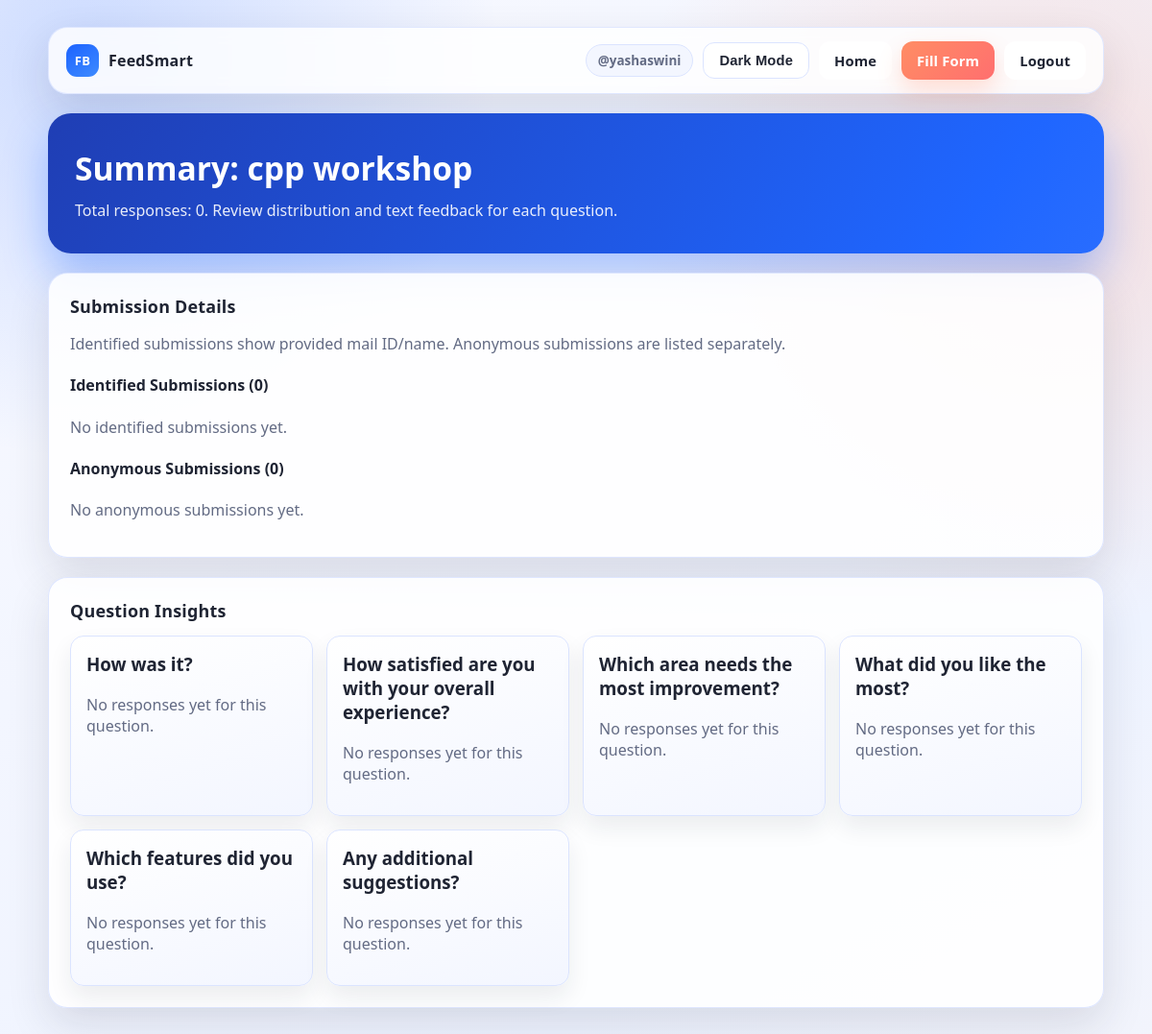
The page /summary/3 (signed in) on the database its author committed.
### models.py (models this page shows)
class Form(db.Model):
    id = db.Column(db.Integer, primary_key=True)
    title = db.Column(db.String(200), nullable=False)
    user_id = db.Column(db.Integer, db.ForeignKey('user.id'))
    closing_at = db.Column(DateTime, nullable=True)

class Question(db.Model):
    id = db.Column(db.Integer, primary_key=True)
    form_id = db.Column(db.Integer, db.ForeignKey('form.id'))
    text = db.Column(db.String(300))
    qtype = db.Column(db.String(50))
    options = db.Column(db.String(500))

### app.py (the view, shortened to what this page needs)
@app.route('/summary/<int:form_id>')
@login_required
def summary(form_id):
    form = Form.query.filter_by(id=form_id, user_id=session['user_id']).first_or_404()
    questions = Question.query.filter_by(form_id=form_id).all()
    responses = Response.query.filter_by(form_id=form_id, user_id=session['user_id']).order_by(Response.id.asc()).all()
    response_ids = [r.id for r in responses]
    answers = Answer.query.filter(Answer.response_id.in_(response_ids)).all() if response_ids else []
    stats = {}
    for q in questions:
        values = [a.value for a in answers if a.question_id == q.id and a.value]
        if q.qtype in ('rating', 'mcq', 'checkbox'):
            if q.qtype == 'checkbox':
                expanded = []
                for val in values:
                    expanded.extend([v.strip() for v in val.split(',') if v.strip()])
                values = expanded
            stats[q.id] = {
                'mode': 'counts',
                'counts': dict(Counter(values)),
                'total': len(values),
            }
        else:
            stats[q.id] = {
                'mode': 'text',
                'entries': values,
                'total': len(values),
            }
    answer_map = {(a.response_id, a.question_id): a.value for a in answers}
    identified_submissions = []
    anonymous_submissions = []
    return render_template(
        'summary.html',
        form=form,
        questions=questions,
        stats=stats,
        total_responses=len(response_ids),
        identified_submissions=identified_submissions,
        anonymous_submissions=anonymous_submissions,
    )

### app.py (called while the page is built)
def login_required(view):
    @wraps(view)
    def wrapped_view(*args, **kwargs):
        if 'user_id' not in session:
            return redirect(url_for('login'))
        return view(*args, **kwargs)
    return wrapped_view

@app.context_processor
def inject_user():
    return {'current_username': session.get('username')}

### templates/summary.html (shortened to what this page needs)
<!DOCTYPE html>
<html>
<head>
    <link rel="stylesheet" href="/static/style.css">
</head>
<body>
    <main class="page">
        <header class="topbar reveal">
            <a class="brand" href="/home">
                <span class="brand-badge">FB</span>
                <span>FeedSmart</span>
            </a>
            <nav class="nav-links">
                <span class="user-pill">@{{ current_username }}</span>
                <button type="button" class="btn btn-secondary theme-toggle" onclick="toggleTheme()">Theme</button>
                <a href="/home" class="btn-link btn btn-secondary">Home</a>
                <a href="/form/{{ form.id }}" class="btn-link btn btn-accent">Fill Form</a>
                <a href="/logout" class="btn-link btn btn-secondary">Logout</a>
            </nav>
        </header>
        <section class="hero reveal delay-1">
            <h2>Summary: {{ form.title }}</h2>
            <p>Total responses: {{ total_responses }}. Review distribution and text feedback for each question.</p>
        </section>
        <section class="section reveal delay-2">
            <h3 class="section-title">Submission Details</h3>
            <p class="hint">Identified submissions show provided mail ID/name. Anonymous submissions are listed separately.</p>
            <h4>Identified Submissions ({{ identified_submissions|length }})</h4>
            {% if identified_submissions %}
                <div class="table-wrap">
                    <table class="summary-table">
                        <thead>
                            <tr>
                                <th>#</th>
                                <th>Mail ID / Name</th>
                                {% for q in questions %}
                                    <th>{{ loop.index }}. {{ q.text }}</th>
                                {% endfor %}
                            </tr>
                        </thead>
                        <tbody>
                            {% for row in identified_submissions %}
                                <tr>
                                    <td>{{ loop.index }}</td>
                                    <td>{{ row.submitted_by }}</td>
                                    {% for answer in row.answers %}
                                        <td>{{ answer or '-' }}</td>
                                    {% endfor %}
                                </tr>
                            {% endfor %}
                        </tbody>
                    </table>
                </div>
            {% else %}
                <p class="hint">No identified submissions yet.</p>
            {% endif %}
            <h4>Anonymous Submissions ({{ anonymous_submissions|length }})</h4>
            {% if anonymous_submissions %}
                <div class="table-wrap">
                    <table class="summary-table">
                        <thead>
                            <tr>
                                <th>#</th>
                                <th>Submitted By</th>
                                {% for q in questions %}
                                    <th>{{ loop.index }}. {{ q.text }}</th>
                                {% endfor %}
                            </tr>
                        </thead>
                        <tbody>
                            {% for row in anonymous_submissions %}
                                <tr>
                                    <td>{{ loop.index }}</td>
                                    <td>Anonymous</td>
                                    {% for answer in row.answers %}
                                        <td>{{ answer or '-' }}</td>
                                    {% endfor %}
                                </tr>
                            {% endfor %}
                        </tbody>
                    </table>
                </div>
            {% else %}
                <p class="hint">No anonymous submissions yet.</p>
            {% endif %}
        </section>
        <section class="section reveal delay-2">
            <h3 class="section-title">Question Insights</h3>
            <div class="grid">
                {% for q in questions %}
                <article class="card reveal delay-3">
                    <h3>{{ q.text }}</h3>
                    {% if stats[q.id].total == 0 %}
                        <p class="hint">No responses yet for this question.</p>
                    {% elif stats[q.id].mode == 'counts' %}
                        <ul class="stats">
                            {% for label, count in stats[q.id].counts.items() %}
                                <li><strong>{{ label }}</strong>: {{ count }}</li>
                            {% endfor %}
                        </ul>
                    {% else %}
                        <ul class="stats">
                            {% for val in stats[q.id].entries %}
                                <li>{{ val }}</li>
                            {% endfor %}
                        </ul>
                    {% endif %}
                </article>
                {% endfor %}
            </div>
        </section>
    </main>
</body>
</html>

### static/style.css (style rules this page uses)
:root { --bg: #f7f8ff; --surface: #ffffff; --surface-soft: #f3f6ff; --text: #1f2433; --muted: #636b84; --primary: #1d63ff; --primary-2: #3e8bff; --accent: #ff7c57; --border: #dbe4ff; --shadow: 0 18px 45px rgba(31, 36, 51, 0.12); --radius-lg: 20px; --radius-md: 14px; }
* { box-sizing: border-box; }
body { margin: 0; min-height: 100vh; font-family: "Segoe UI", "Trebuchet MS", Arial, sans-serif; color: var(--text); background: radial-gradient(circle at 8% 5%, rgba(29, 99, 255, 0.2), transparent 28%), radial-gradient(circle at 92% 18%, rgba(255, 124, 87, 0.18), transparent 32%), linear-gradient(145deg, #f8f9ff 0%, #eef3ff 45%, #fff8f3 100%); background-size: 100% 100%, 100% 100%, 170% 170%; animation: bgDrift 18s ease-in-out infinite; transition: background 0.4s ease, color 0.3s ease; }
.page { width: min(1100px, 92vw); margin: 28px auto 44px; }
.topbar { display: flex; align-items: center; justify-content: space-between; gap: 14px; background: color-mix(in srgb, var(--surface) 82%, transparent); backdrop-filter: blur(8px); border: 1px solid color-mix(in srgb, var(--border) 85%, transparent); border-radius: var(--radius-lg); box-shadow: var(--shadow); padding: 14px 18px; }
.brand { display: flex; align-items: center; gap: 10px; font-weight: 800; color: var(--text); text-decoration: none; letter-spacing: 0.2px; }
.brand-badge { width: 34px; height: 34px; border-radius: 11px; background: linear-gradient(145deg, var(--primary), var(--primary-2)); color: #fff; display: grid; place-items: center; font-size: 13px; font-weight: 900; }
.nav-links { display: flex; gap: 10px; flex-wrap: wrap; align-items: center; }
.user-pill { background: var(--surface-soft); color: var(--muted); border: 1px solid var(--border); border-radius: 999px; padding: 7px 12px; font-size: 0.84rem; font-weight: 700; }
.hero { margin-top: 20px; background: linear-gradient(125deg, #1f3eb4 0%, #1f66ff 48%, #5e93ff 100%); background-size: 180% 180%; color: #fff; border-radius: 24px; padding: 34px 28px; box-shadow: 0 22px 45px rgba(29, 99, 255, 0.35); animation: gradientShift 11s ease-in-out infinite; }
.hero h1, .hero h2 { margin: 0; font-size: clamp(1.7rem, 2.8vw, 2.5rem); }
.hero p { margin: 10px 0 0; color: rgba(255, 255, 255, 0.9); max-width: 760px; }
.section { margin-top: 20px; background: color-mix(in srgb, var(--surface) 88%, transparent); border: 1px solid color-mix(in srgb, var(--border) 90%, transparent); border-radius: var(--radius-lg); box-shadow: var(--shadow); padding: 22px; }
.section-title { margin: 0 0 14px; font-size: 1.12rem; letter-spacing: 0.2px; }
.grid { display: grid; gap: 14px; grid-template-columns: repeat(auto-fit, minmax(250px, 1fr)); }
.card { background: linear-gradient(165deg, color-mix(in srgb, var(--surface) 95%, #ffffff) 0%, var(--surface-soft) 100%); border: 1px solid var(--border); border-radius: var(--radius-md); padding: 16px; box-shadow: 0 12px 25px rgba(31, 36, 51, 0.08); }
.card h3, .card p { margin-top: 0; }
.btn, button, a.btn-link { border: 0; border-radius: 12px; padding: 10px 16px; font-weight: 700; font-size: 0.92rem; letter-spacing: 0.15px; text-decoration: none; cursor: pointer; transition: transform 0.15s ease, box-shadow 0.2s ease, background 0.2s ease; }
.btn-secondary { color: var(--text); background: var(--surface); border: 1px solid var(--border); }
.btn-accent { color: #fff; background: linear-gradient(135deg, #ff8d64 0%, #ff6f6f 100%); box-shadow: 0 12px 24px rgba(255, 124, 87, 0.24); }
.theme-toggle { min-width: 100px; }
.hint { color: var(--muted); }
.reveal { opacity: 0; transform: translateY(18px); animation: riseIn 0.65s ease forwards; }
.delay-1 { animation-delay: 0.08s; }
.delay-2 { animation-delay: 0.16s; }
.delay-3 { animation-delay: 0.24s; }

### rows shown on the page
Form: title "cpp workshop"
Question: text "How was it?", shows "No responses yet for this question."
Question: text "How satisfied are you with your overall experience?", shows "No responses yet for this question."
Question: text "Which area needs the most improvement?", shows "No responses yet for this question."
Question: text "What did you like the most?", shows "No responses yet for this question."
Question: text "Which features did you use?", shows "No responses yet for this question."
Question: text "Any additional suggestions?", shows "No responses yet for this question."

### other values the page prints
{{ current_username }} "yashaswini"
{{ total_responses }} "0"
{{ identified_submissions|length }} "0"
{{ anonymous_submissions|length }} "0"
